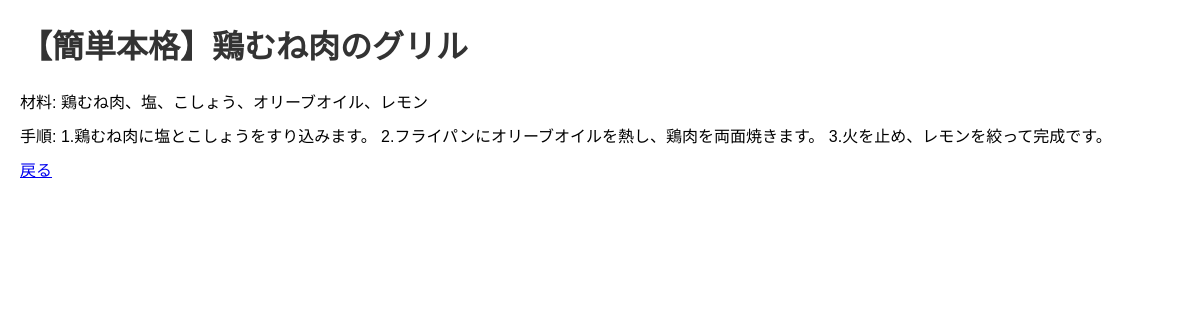
The page /recipe.php?id=7 on the database its author committed.
### tables this page shows
CREATE TABLE `recipes` (
  `id` int(11) NOT NULL,
  `user_id` int(11) NOT NULL,
  `title` varchar(255) NOT NULL,
  `ingredients` text NOT NULL,
  `instructions` text NOT NULL,
  `image` varchar(255) DEFAULT NULL,
  `created_at` datetime DEFAULT current_timestamp()
);

### recipe.php (the view, shortened to what this page needs)
<?php
require 'db.php';
$id = $_GET['id'];
$stmt = $pdo->prepare("SELECT * FROM recipes WHERE id = ?");
$stmt->execute([$id]);
$recipe = $stmt->fetch();
?>
<!DOCTYPE html>
<html lang="ja">
<head>
    <link rel="stylesheet" href="css/style.css">
</head>
<body>
    <h1><?= htmlspecialchars($recipe['title']) ?></h1>
    <p>材料: <?= htmlspecialchars($recipe['ingredients']) ?></p>
    <p>手順: <?= htmlspecialchars($recipe['instructions']) ?></p>
    <p><a href="index.php">戻る</a></p>
</body>
</html>

### css/style.css (style rules this page uses)
body { font-family: Arial, sans-serif; margin: 20px; }
h1 { color: #333; }
p { margin: 10px 0; }

### rows shown on the page
recipes: title "【簡単本格】鶏むね肉のグリル", ingredients "鶏むね肉、塩、こしょう、オリーブオイル、レモン", instructions "1.鶏むね肉に塩とこしょうをすり込みます。 2.フライパンにオリーブオイルを熱し、鶏肉を両面焼きます。 3.火を止め、レモンを絞って完成です。"
